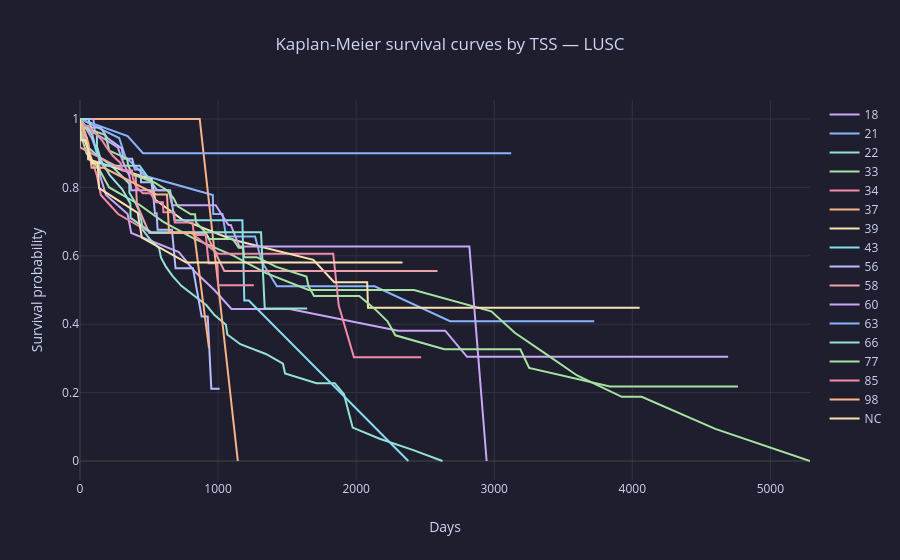

Source (notebook cell):
### Markdown cell above
In PC2 vs. PC3, you can see a few outliers are all orange (site 37)

The clear conclusion from these are: site effects in LUSC don't dominate gene expression variance. The variability is more subtle

### Code cell
from lifelines import KaplanMeierFitter
import plotly.graph_objects as go

fig = go.Figure()

for tss in df["tss"].unique():
    mask = df["tss"] == tss
    subset = df[mask].dropna(subset=["OS", "OS_time"])
    if len(subset) < 10:
        continue
    
    kmf = KaplanMeierFitter()
    kmf.fit(subset["OS_time"], event_observed=subset["OS"], label=str(tss))
    
    fig.add_trace(go.Scatter(
        x=kmf.timeline,
        y=kmf.survival_function_.values.flatten(),
        mode="lines",
        name=str(tss)
    ))

fig.update_layout(
    title="Kaplan-Meier survival curves by TSS — LUSC",
    xaxis_title="Days",
    yaxis_title="Survival probability",
    template="catppuccin"
)
fig.show()
